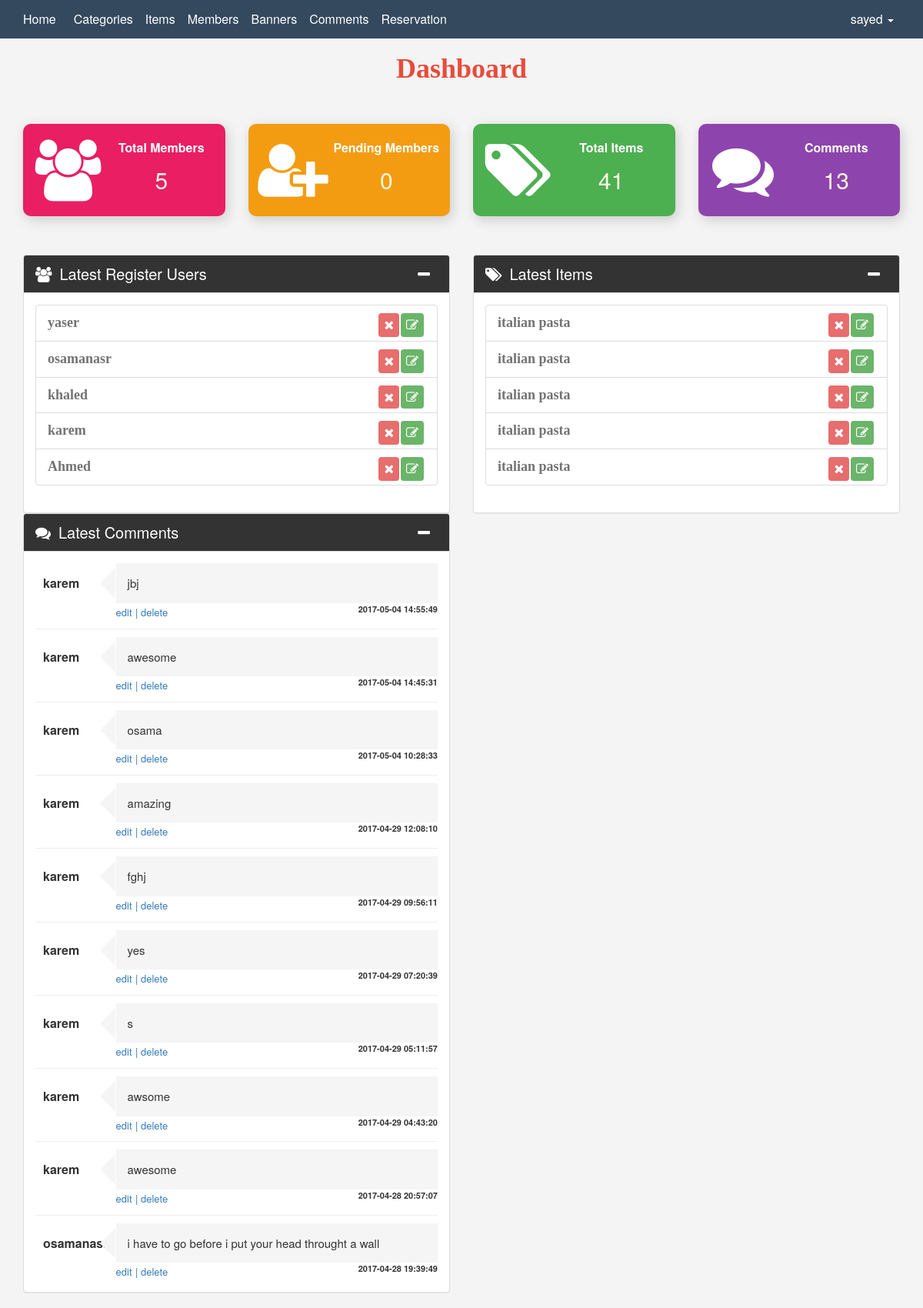
Page /admin/dashboard.php (signed in) on the committed database.
### tables this page shows
CREATE TABLE `users` (
  `id` int(11) NOT NULL,
  `username` varchar(200) NOT NULL,
  `password` varchar(200) NOT NULL,
  `Email` varchar(200) NOT NULL,
  `Fullname` varchar(200) NOT NULL,
  `GroupId` int(11) NOT NULL DEFAULT '0',
  `trustStatus` int(11) NOT NULL DEFAULT '0',
  `regStatus` int(11) NOT NULL DEFAULT '0',
  `date` timestamp NOT NULL DEFAULT CURRENT_TIMESTAMP ON UPDATE CURRENT_TIMESTAMP,
  `address` varchar(255) NOT NULL,
  `postCode` varchar(255) NOT NULL,
  `telephone` int(11) NOT NULL,
  `image` varchar(255) NOT NULL DEFAULT 'http://placehold.it/200x200',
  `cover` varchar(255) NOT NULL DEFAULT 'http://placehold.it/1200x300'
);

CREATE TABLE `comments` (
  `id` int(11) NOT NULL,
  `comment` text NOT NULL,
  `status` tinyint(4) NOT NULL DEFAULT '0',
  `comment_date` datetime NOT NULL DEFAULT CURRENT_TIMESTAMP ON UPDATE CURRENT_TIMESTAMP,
  `item_id` int(11) NOT NULL,
  `user_id` int(11) NOT NULL
);

CREATE TABLE `items` (
  `id` int(11) NOT NULL,
  `item_name` varchar(150) NOT NULL,
  `item_desc` varchar(255) NOT NULL,
  `price` varchar(150) NOT NULL,
  `add_date` timestamp NOT NULL DEFAULT CURRENT_TIMESTAMP ON UPDATE CURRENT_TIMESTAMP,
  `image` varchar(255) NOT NULL,
  `cat_id` int(11) NOT NULL,
  `url` varchar(255) NOT NULL
);

### admin/includes/functions/functions.php (called while the page is built, shortened)
<?php
function autoload($class){
    $directory=array('', './includes/classes/', 'classes/', '../includes/classes/', '../classes/');
    $nameFormat=array('%s.php');
    foreach ($directory as $dir){
        foreach ($nameFormat as $format) {
            $path= $dir.sprintf($format,$class);
            if(file_exists($path)){
                return;
            }
        }
    }
}

### admin/includes/classes/database.php (called while the page is built, shortened)
<?php
class database{
    private $con;
    function connect(){
        $dns="mysql:host=localhost;dbname=restaurant";
        $user="root";
        $password="";
        $option =array(
        PDO::MYSQL_ATTR_INIT_COMMAND =>"SET NAMES utf8"
        );
        try {
            $this->con = new PDO($dns,$user,$password,$option);
            $this->con->setAttribute(PDO::ATTR_ERRMODE, PDO::ERRMODE_EXCEPTION);
        } catch (Exception $ex) {
            echo 'Falied to connect '.$ex->getMessage();
        }
        }
        function totalItem($select,$tablename,$query="",$data=""){
            $stm= $this->con->prepare("SELECT $select FROM $tablename $query");
           if (is_array($data)) {
            $stm->execute($data);
        } else {
            $stm->execute();
        }
            $rows=$stm->rowCount();
            return $rows;
        }
        function latestItems($select,$table,$order,$query="",$limit=5){
            $stm= $this->con->prepare("SELECT $select FROM $table $query  ORDER BY $order DESC LIMIT $limit");
            $stm->execute();
            $row=$stm->fetchAll();
            return $row;
                }
}

### admin/dashboard.php (the view, shortened to what this page needs)
<?php
if(isset($_SESSION["admin"])){
include_once  './ini.php';
    $db=new database();
    $totalmem=$db->totalItem("id", "users","WHERE GroupId=?",array(0));
    $totalcom=$db->totalItem("id", "comments");
    $penmem=$db->totalItem("id", "users","WHERE regStatus=? And GroupId!=?",array(0,1));
    $totalitem=$db->totalItem("id", "items");
    $lastitems=$db->latestItems("*", "items", "id","",5);
     $query="INNER JOIN items ON comments.item_id=items.id INNER JOIN users ON comments.user_id=users.id";
    $latescomment=$db->latestItems("comments.*,items.item_name,users.username", "comments", "id", $query,10);
  ?>
    <div class="container ">
        <h1 class=" shadowhead text-center">Dashboard</h1>
        <div class=" homestat text-center">
            <div class="row">
                <div class="col-lg-3">
                    <div class="stat stat1 ">
                        <div class="icon-info ">
                            <i class="fa fa-users"></i>
                        </div>
                        <div class="info ">
                            <p>Total Members</p>
                        <a href="Members.php"><span><?php echo $totalmem;?></span></a>
                        </div>
                    </div>
                </div>
                 <div class="col-lg-3">
                    <div class="stat stat2">
                        <div class="icon-info">
                            <i class="fa fa-user-plus"></i>
                        </div>
                        <div class="info">
                            <p>Pending Members</p>
                        <a href="Members.php?page=Pending"><span> <?php echo $penmem;?></span></a>
                        </div>
                    </div>
                </div>
                 <div class="col-lg-3">
                    <div class="stat stat3">
                        <div class="icon-info">
                        <i class="fa fa-tags"></i>
                        </div>
                        <div class="info">
                            <p>Total Items</p>
                            <a href="items.php"> <span> <?php echo $totalitem;?></span></a>
                        </div>
                    </div>
                </div>
                 <div class="col-lg-3">
                    <div class="stat stat4">
                        <div class="icon-info">
                  <i class="fa fa-comments"></i>
                        </div>
                        <div class="info">
                            <p>Comments</p>
                            <a href="comments.php"><span><?php echo $totalcom;?></span></a>
                        </div>
                    </div>
                </div>
            </div>
        </div>
        <div class="lastest">
            <div class="row">
                <div class="col-lg-6">
                   <div class="col-lg-12">
                    <div class="panel panel-default">
                        <div class="panel-heading">
                            <i class="fa fa-users"></i>Latest Register Users
                            <div class="toggle-latest pull-right">
                                <i class="fa fa-minus"></i>
                            </div>
                        </div>
                        <?php
                          $db=new database();
                        $luser= $db->latestItems("*", "users", "id","WHERE GroupId!=1", 5);
                        ?>
                        <div class="panel-body">
                            <ul class="list-unstyled list-group">
                                <?php
                                    foreach ($luser as $user){
                                     echo"<li class=\"list-group-item \"> <span>{$user['username']}</span>
                                <a href=\"Members.php?do=Edit&id={$user['id']}\" class=\"edit pull-right \"><i class=\"fa fa-edit \"></i></a>
                                <a href=\"Members.php?do=Delete&id={$user['id']}\" class=\"delete pull-right confirm\"><i class=\"fa fa-remove\"></i></a>"
                                ;
                                echo "</li>";
                                    }
                                ?>
                            </ul>
                        </div>
                    </div>
                </div>
                    <div class="col-lg-12">
                    <div class="panel panel-default">
                        <div class="panel-heading"><i class="fa fa-comments"></i>Latest Comments
                        <div class="toggle-latest pull-right">
                                <i class="fa fa-minus"></i>
                            </div>
                        </div>
                        <div class="panel-body">
                            <?php
                            if(!empty($latescomment)){
                            foreach ($latescomment as $com){ ?>
                                <div class="comment-div">
                                    <div class="com-user"><?php echo $com['username'];?></div>
                                <div class="com-text">
                                    <p><?php echo $com['comment'];?></p>
                                    <a href="comments.php?do=Edit&id=<?php echo $com['id'];?>"><span>edit</span></a>
                                    <a href="comments.php?do=Delete&id=<?php echo $com['id'];?>" class="confirm"><span>| delete</span></a>
                                    <span class="com-date pull-right"><?php echo $com['comment_date'];?></span>
                                </div>
                            </div>
                            <hr>
                            <?php } } else {
                                            echo 'Empty';
                                            }
                            ?>
                        </div>
                    </div>
                </div>
                </div>
                <div class="col-lg-6">
                    <div class="col-lg-12">
                    <div class="panel panel-default">
                        <div class="panel-heading"><i class="fa fa-tags"></i>Latest Items
                        <div class="toggle-latest pull-right">
                                <i class="fa fa-minus"></i>
                            </div>
                        </div>
                        <div class="panel-body">
                            <ul class="list-unstyled list-group">
                                <?php
                                    foreach ($lastitems as $item){
                                     echo"<li class=\"list-group-item \"> <span>{$item['item_name']}</span>
                                <a href=\"items.php?do=edit&id={$item['id']}\" class=\"edit pull-right \"><i class=\"fa fa-edit \"></i></a>
                                <a href=\"items.php?do=delete&id={$item['id']}\" class=\"delete pull-right confirm\"><i class=\"fa fa-remove\"></i></a>"
                                ;
                                echo "</li>";
                                    }
                                ?>
                            </ul>
                        </div>
                    </div>
                </div>
                </div>
            </div>
        </div>
    </div>
        <?php
     include_once $tem.'footer.php';
} else {
    header("Location: index.php");
exit();
}
?>

### admin/layout/css/backend.css (style rules this page uses)
body { background-color: #f4f4f4; font-size: 16px }
.edit { background-color: rgba(0, 128, 0, 0.73); color: #FFF; padding: 5px 6px; border-radius: 4px; font-weight: bold; opacity: 0.8; transition: opacity 0.7s ease; }
.delete { transition: opacity 0.5s ease; padding: 4.7px 7px; background-color: rgba(220, 31, 31, 0.81); color: #FFF; border-radius: 4px; font-weight: bold; opacity: 0.8 }
.shadowhead { color: #e74c3c; font-weight: bold; margin-bottom: 30px; font-family: tahoma; }
.container .homestat { margin-top: 51px; color: #FFF }
.homestat .stat { background-color: #CCC; padding: 20px 10px ; border-radius: 10px ; box-shadow: 3px 5px 16px #ccc; position: relative; overflow: hidden; }
.lastest { margin-bottom: 20px }
.lastest .panel-heading i { margin-right: 10px }
.stat .info { float: right; width: 60% }
.stat .icon-info { float: left; width: 40% }
.stat .icon-info i { font-size: 80px }
.homestat .stat span { font-size: 30px; transition: 0.5s all ease }
.homestat .stat p { font-weight: bold; font-size: 16px }
.lastest .panel { margin-bottom: 0 }
.lastest .col-lg-6 { padding: 0 }
.homestat .stat1 { background-color: #E91E63 }
.homestat .stat2 { background-color: #f39c12 }
.homestat .stat3 { background-color: #4CAF50 }
.homestat .stat4 { background-color: #8e44ad }
.lastest { margin-top: 50px }
.lastest .panel-default>.panel-heading { color: #FFF; background-color: #333; font-size: 20px }
.homestat .stat a { color: #fcf8e3 }
.lastest li a { margin-right: 2px }
.lastest ul li span { font-size: 18px; font-family: serif; font-weight: bold; color: #737373 }
.lastest .delete,.lastest .edit,.lastest .activate { padding: 4px 7px }
.comment-div { position: relative; overflow: hidden; }
.comment-div .com-user { float: left; width: 20%; position: absolute; left: 10px; top: 15px; font-weight: bold }
.comment-div .com-text { float: right; width: 80%; position: relative }
.comment-div .com-text p { background-color: #f5f5f5; color: #333; padding: 15px; font-size: 15px; max-height: 150px;; margin-bottom: 0; width: 100%; word-wrap: break-word }
.comment-div .com-text:before { display: block; position: absolute; content: ""; width: 0; height: 0; border-width: 20px; border-style: solid; border-color: transparent #f5f5f5 transparent transparent; left: -40.6px; top: 6px }
.com-text .com-date { font-size: 11px; font-weight: bold }
.com-text a { font-size: 13px }
.comment-div ~hr { margin-bottom: 10px; margin-top: 10px }

### rows in the picture
users: username "yaser"
users: username "osamanasr"
users: username "khaled"
users: username "karem"
users: username "Ahmed"
comments: user.username "karem", comment "jbj", comment_date "2017-05-04 14:55:49"
comments: user.username "karem", comment "awesome", comment_date "2017-05-04 14:45:31"
comments: user.username "karem", comment "osama", comment_date "2017-05-04 10:28:33"
comments: user.username "karem", comment "amazing", comment_date "2017-04-29 12:08:10"
comments: user.username "karem", comment "fghj", comment_date "2017-04-29 09:56:11"
comments: user.username "karem", comment "yes", comment_date "2017-04-29 07:20:39"
comments: user.username "karem", comment "s", comment_date "2017-04-29 05:11:57"
comments: user.username "karem", comment "awsome", comment_date "2017-04-29 04:43:20"
comments: user.username "karem", comment "awesome", comment_date "2017-04-28 20:57:07"
comments: user.username "osamanasr", comment "i have to go before i put your head throught a wall", comment_date "2017-04-28 19:39:49"
items: item_name "italian pasta"
items: item_name "italian pasta"
items: item_name "italian pasta"
items: item_name "italian pasta"
items: item_name "italian pasta"

### other values in the picture
lang("BRAND") "Home"
lang("SECTIONS") "Categories"
lang("ITEMS") "Items"
lang("MEMBERS") "Members"
lang("STAT") "Banners"
lang("LOG") "Comments"
lang("Reservation") "Reservation"
lang("ADMIN_NAME") "sayed"
$totalmem "5"
$penmem "0"
$totalitem "41"
$totalcom "13"
